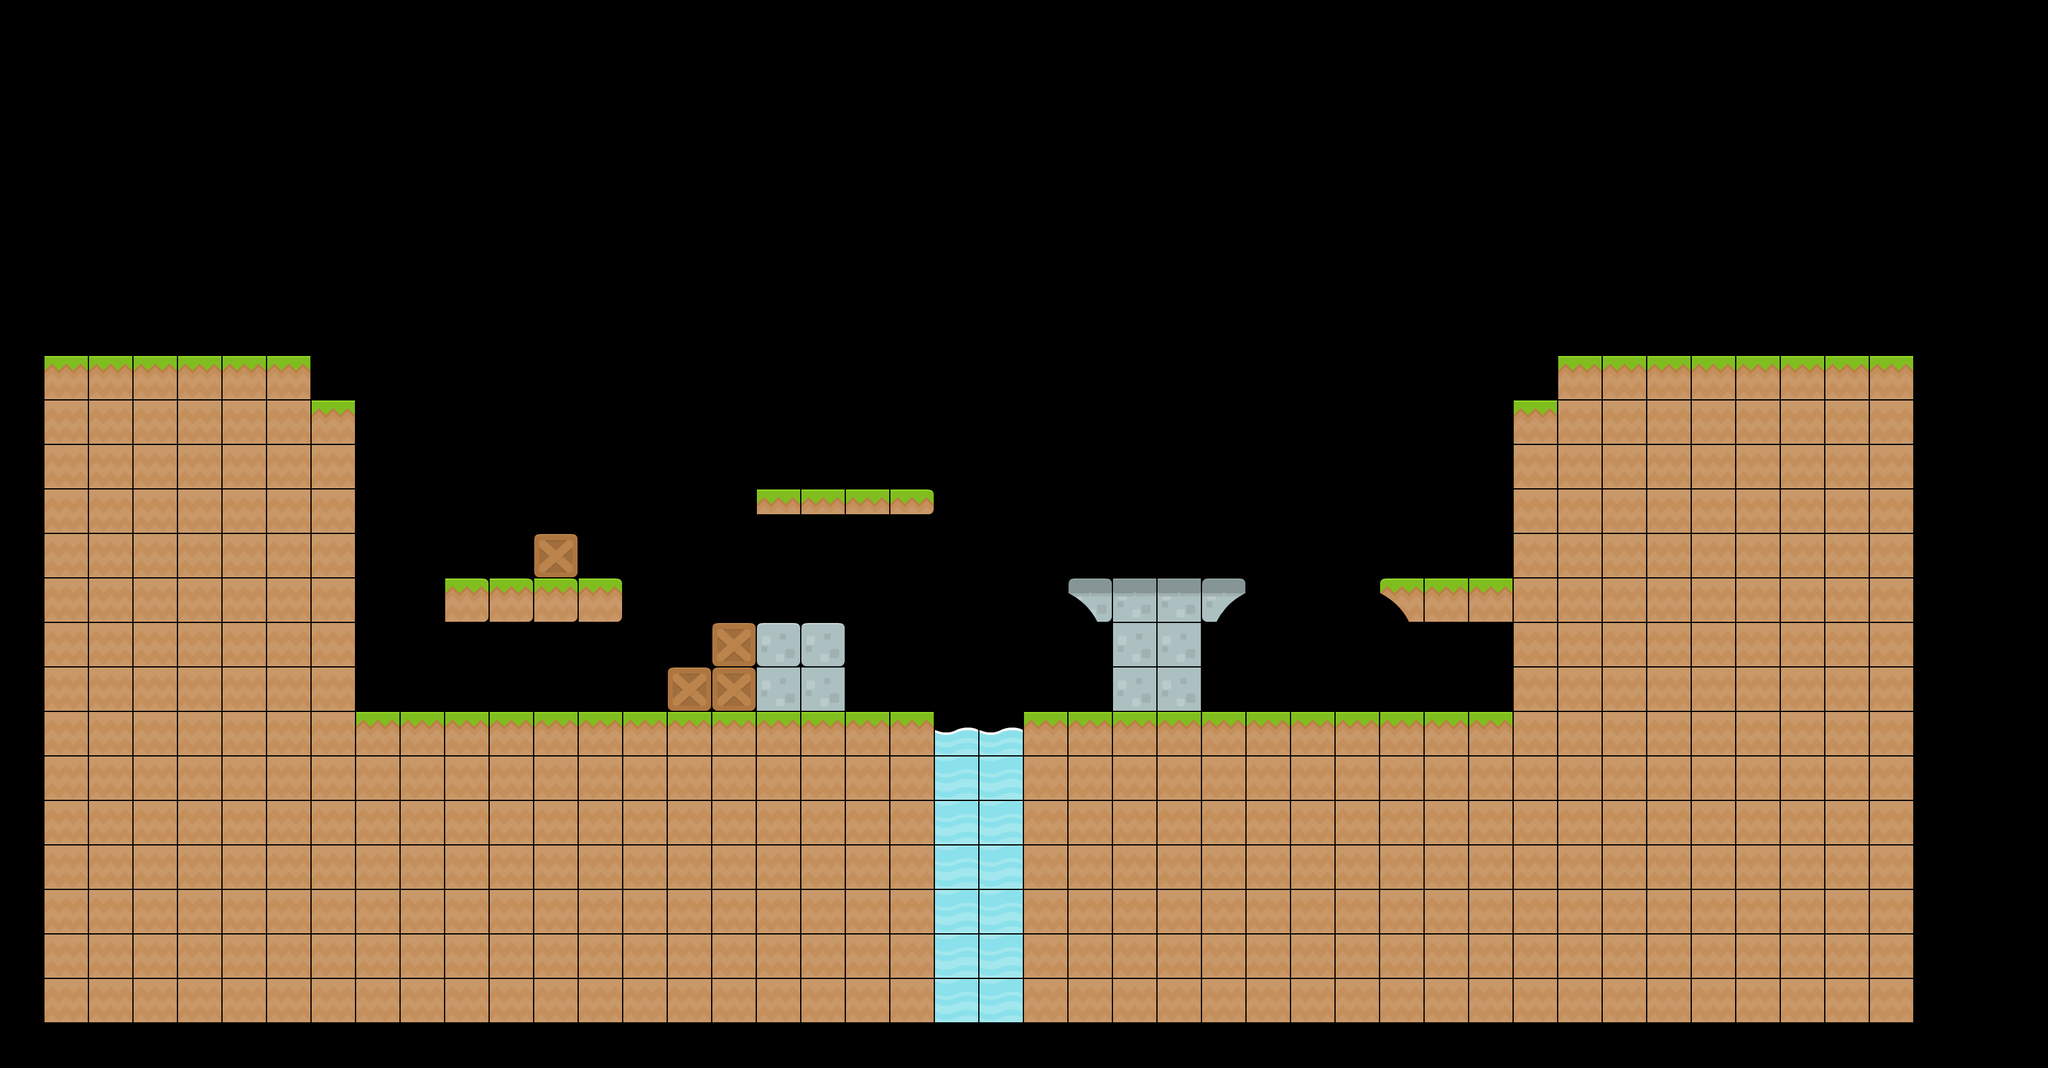

A level layout from a 2D game, rendered from its tile map. Below: a short description, then the map file with its tile-grid data intact:
An orthogonal 46x24 tile map with 72x72 px tiles, 1 tile layer (TiledLayer), 2 tilesets and 30 objects.

<map version="1.5" tiledversion="1.6.0" orientation="orthogonal" renderorder="left-down" width="46" height="24" tilewidth="72" tileheight="72" infinite="0" nextlayerid="7" nextobjectid="42">
 <tileset firstgid="1" name="spritesheet" tilewidth="72" tileheight="72" tilecount="156" columns="12">
  <image source="spritesheet.png" width="914" height="936" />
 </tileset>
 <tileset firstgid="157" name="Sky" tilewidth="72" tileheight="72" tilecount="88" columns="11">
  <image source="Sky.jpg" width="800" height="600" />
 </tileset>
 <layer id="1" name="TiledLayer" width="46" height="24">
  <data encoding="csv">
0,0,0,0,0,0,0,0,0,0,0,0,0,0,0,0,0,0,0,0,0,0,0,0,0,0,0,0,0,0,0,0,0,0,0,0,0,0,0,0,0,0,0,0,0,0,
0,0,0,0,0,0,0,0,0,0,0,0,0,0,0,0,0,0,0,0,0,0,0,0,0,0,0,0,0,0,0,0,0,0,0,0,0,0,0,0,0,0,0,0,0,0,
0,0,0,0,0,0,0,0,0,0,0,0,0,0,0,0,0,0,0,0,0,0,0,0,0,0,0,0,0,0,0,0,0,0,0,0,0,0,0,0,0,0,0,0,0,0,
0,0,0,0,0,0,0,0,0,0,0,0,0,0,0,0,0,0,0,0,0,0,0,0,0,0,0,0,0,0,0,0,0,0,0,0,0,0,0,0,0,0,0,0,0,0,
0,0,0,0,0,0,0,0,0,0,0,0,0,0,0,0,0,0,0,0,0,0,0,0,0,0,0,0,0,0,0,0,0,0,0,0,0,0,0,0,0,0,0,0,0,0,
0,0,0,0,0,0,0,0,0,0,0,0,0,0,0,0,0,0,0,0,0,0,0,0,0,0,0,0,0,0,0,0,0,0,0,0,0,0,0,0,0,0,0,0,0,0,
0,0,0,0,0,0,0,0,0,0,0,0,0,0,0,0,0,0,0,0,0,0,0,0,0,0,0,0,0,0,0,0,0,0,0,0,0,0,0,0,0,0,0,0,0,0,
0,0,0,0,0,0,0,0,0,0,0,0,0,0,0,0,0,0,0,0,0,0,0,0,0,0,0,0,0,0,0,0,0,0,0,0,0,0,0,0,0,0,0,0,0,0,
0,104,104,104,104,104,104,0,0,0,0,0,0,0,0,0,0,0,0,0,0,0,0,0,0,0,0,0,0,0,0,0,0,0,0,104,104,104,104,104,104,104,104,0,0,0,
0,153,153,153,153,153,153,104,0,0,0,0,0,0,0,0,0,0,0,0,0,0,0,0,0,0,0,0,0,0,0,0,0,0,104,153,153,153,153,153,153,153,153,0,0,0,
0,153,153,153,153,153,153,153,0,0,0,0,0,0,0,0,0,0,0,0,0,0,0,0,0,0,0,0,0,0,0,0,0,0,153,153,153,153,153,153,153,153,153,0,0,0,
0,153,153,153,153,153,153,153,0,0,0,0,0,0,0,0,0,57,57,57,45,0,0,0,0,0,0,0,0,0,0,0,0,0,153,153,153,153,153,153,153,153,153,0,0,0,
0,153,153,153,153,153,153,153,0,0,0,0,133,0,0,0,0,0,0,0,0,0,0,0,0,0,0,0,0,0,0,0,0,0,153,153,153,153,153,153,153,153,153,0,0,0,
0,153,153,153,153,153,153,153,0,0,92,92,92,92,0,0,0,0,0,0,0,0,0,0,130,36,36,60,0,0,0,117,104,104,153,153,153,153,153,153,153,153,153,0,0,0,
0,153,153,153,153,153,153,153,0,0,0,0,0,0,0,0,133,128,128,0,0,0,0,0,0,56,56,0,0,0,0,0,0,0,153,153,153,153,153,153,153,153,153,0,0,0,
0,153,153,153,153,153,153,153,0,0,0,0,0,0,0,133,133,56,56,0,0,0,0,0,0,56,56,0,0,0,0,0,0,0,153,153,153,153,153,153,153,153,153,0,0,0,
0,153,153,153,153,153,153,153,104,104,104,104,104,104,104,104,104,104,104,104,104,103,103,104,104,104,104,104,104,104,104,104,104,104,153,153,153,153,153,153,153,153,153,0,0,0,
0,153,153,153,153,153,153,153,153,153,153,153,153,153,153,153,153,153,153,153,153,44,44,153,153,153,153,153,153,153,153,153,153,153,153,153,153,153,153,153,153,153,153,0,0,0,
0,153,153,153,153,153,153,153,153,153,153,153,153,153,153,153,153,153,153,153,153,44,44,153,153,153,153,153,153,153,153,153,153,153,153,153,153,153,153,153,153,153,153,0,0,0,
0,153,153,153,153,153,153,153,153,153,153,153,153,153,153,153,153,153,153,153,153,44,44,153,153,153,153,153,153,153,153,153,153,153,153,153,153,153,153,153,153,153,153,0,0,0,
0,153,153,153,153,153,153,153,153,153,153,153,153,153,153,153,153,153,153,153,153,44,44,153,153,153,153,153,153,153,153,153,153,153,153,153,153,153,153,153,153,153,153,0,0,0,
0,153,153,153,153,153,153,153,153,153,153,153,153,153,153,153,153,153,153,153,153,44,44,153,153,153,153,153,153,153,153,153,153,153,153,153,153,153,153,153,153,153,153,0,0,0,
0,153,153,153,153,153,153,153,153,153,153,153,153,153,153,153,153,153,153,153,153,44,44,153,153,153,153,153,153,153,153,153,153,153,153,153,153,153,153,153,153,153,153,0,0,0,
0,0,0,0,0,0,0,0,0,0,0,0,0,0,0,0,0,0,0,0,0,0,0,0,0,0,0,0,0,0,0,0,0,0,0,0,0,0,0,0,0,0,0,0,0,0
</data>
 </layer>
 <objectgroup id="2" name="CollisionLayer">
  <object id="6" x="82" y="646" width="490" height="1012" />
  <object id="7" x="572" y="1148" width="934" height="506" />
  <object id="8" x="1480" y="1586" width="214" height="64" />
  <object id="10" x="1658" y="1150" width="1432" height="498" />
  <object id="11" x="2448" y="650" width="646" height="662" />
  <object id="12" x="2526" y="-354" width="570" height="1010" />
  <object id="13" x="72" y="-358" width="426" height="1008" />
  <object id="14" x="430" y="-82" width="1812" height="126" />
  <object id="15" x="1952" y="-100" width="700" height="148" />
  <object id="17" x="1226" y="794" width="282" height="34" />
  <object id="18" x="720" y="936" width="286" height="74" />
  <object id="19" x="870" y="866" width="62" height="78" />
  <object id="20" x="1156" y="1006" width="204" height="152" />
  <object id="21" x="1080" y="1080" width="102" height="88" />
  <object id="22" x="1734" y="936" width="276" height="30" />
  <object id="23" x="1768" y="970" width="202" height="30" />
  <object id="24" x="1798" y="1008" width="144" height="188" />
  <object id="27" x="2230" y="932" width="234" height="24" />
  <object id="28" x="2314" y="944" width="140" height="58" />
  <object id="29" x="2264" y="948" width="62" height="44" />
 </objectgroup>
 <objectgroup id="4" name="PlayerLayer">
  <object id="31" x="624" y="1026" />
 </objectgroup>
 <objectgroup id="5" name="EnemyLayer">
  <object id="32" x="2380" y="854" />
  <object id="33" x="1944" y="878" />
  <object id="34" x="1802" y="882" />
  <object id="35" x="1426" y="732" width="24" height="18" />
  <object id="36" x="1266" y="746" />
  <object id="37" x="1292" y="954" />
  <object id="38" x="1450" y="1062" />
  <object id="39" x="2480" y="450" />
  <object id="40" x="824" y="828" />
 </objectgroup>
</map>
